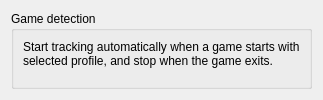
     <widget class="QWidget" name="tab_5">
      <attribute name="title">
       <string>Game detection</string>
      </attribute>
      <layout class="QVBoxLayout" name="verticalLayout_9">
       <item>
        <widget class="QGroupBox" name="groupBox_1">
         <property name="sizePolicy">
          <sizepolicy hsizetype="MinimumExpanding" vsizetype="MinimumExpanding">
           <horstretch>0</horstretch>
           <verstretch>0</verstretch>
          </sizepolicy>
         </property>
         <property name="title">
          <string>Game detection</string>
         </property>
         <property name="alignment">
          <set>Qt::AlignLeading|Qt::AlignLeft|Qt::AlignTop</set>
         </property>
         <layout class="QVBoxLayout" name="verticalLayout_12">
          <item>
           <widget class="QLabel" name="label_24">
            <property name="sizePolicy">
             <sizepolicy hsizetype="Preferred" vsizetype="Maximum">
              <horstretch>0</horstretch>
              <verstretch>0</verstretch>
             </sizepolicy>
            </property>
            <property name="text">
             <string>Start tracking automatically when a game starts with selected profile, and stop when the game exits.</string>
            </property>
            <property name="wordWrap">
             <bool>true</bool>
            </property>
           </widget>
          </item>
          <item>
           <widget class="process_detector" name="game_detector" native="true">
            <property name="sizePolicy">
             <sizepolicy hsizetype="MinimumExpanding" vsizetype="MinimumExpanding">
              <horstretch>0</horstretch>
              <verstretch>0</verstretch>
             </sizepolicy>
            </property>
           </widget>
          </item>
         </layout>
        </widget>
       </item>
      </layout>
     </widget>
